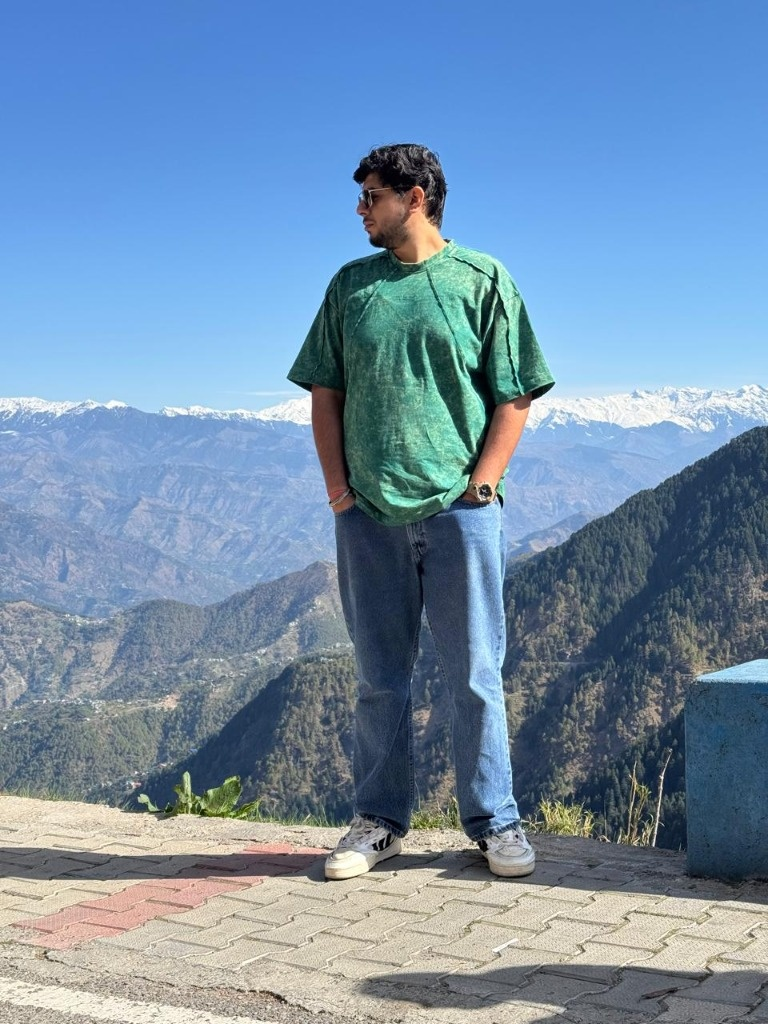
#> input picture extracted_garments/0_original.jpg, 768 x 1024 px
$ python -i pattern.py   (imports and definitions only)
#> lines starting #> are read from the running program, lines starting #| are printed output that depends on the picture
#> further down, picture is the input picture: PIL image 768x1024 RGB; mean R, G, B 115.7, 143.6, 171.1
### F5/colors.py
"""
colors.py for f5

Color utilities and canonical fashion palette definitions.
"""

import numpy as np
from skimage.color import rgb2lab, deltaE_ciede2000

PALETTE = {
    # Neutrals
    "black": "#111111",
    "charcoal": "#333333",
    "grey": "#808080",
    "light grey": "#D3D3D3",
    "silver": "#C0C0C0",
    "white": "#FFFFFF",
    "off-white": "#F8F8F6",
    "cream": "#FFFDD0",
    "ivory": "#FFFFF0",
    "beige": "#F5F5DC",
    "sand": "#C2B280",
    "taupe": "#483C32",
    "camel": "#C19A6B",
    "tan": "#D2B48C",
    "brown": "#8B4513",
    "chocolate": "#3D2314",
    "khaki": "#F0E68C",
    "navy": "#000080",
    "midnight": "#191970",
    "denim": "#2B4C7E",
    "olive": "#556B2F",

    # Greens
    "forest green": "#228B22",
    "sage": "#9CB071",
    "emerald": "#50C878",
    "mint": "#98FF98",
    "pine": "#01796F",

    # Blues
    "royal blue": "#4169E1",
    "sky blue": "#87CEEB",
    "cobalt": "#0047AB",
    "teal": "#008080",
    "cyan": "#00FFFF",

    # Reds & Pinks
    "red": "#FF0000",
    "ruby": "#E0115F",
    "burgundy": "#800020",
    "crimson": "#DC143C",
    "rose": "#FF007F",
    "pink": "#FFC0CB",
    "blush": "#DE5D83",
    "coral": "#FF7F50",

    # Yellows & Oranges
    "yellow": "#FFFF00",
    "mustard": "#FFDB58",
    "gold": "#FFD700",
    "amber": "#FFBF00",
    "orange": "#FFA500",
    "terracotta": "#E2725B",
    "rust": "#B7410E",

    # Purples
    "purple": "#800080",
    "violet": "#7F00FF",
    "plum": "#8E4585",
    "lavender": "#E6E6FA",
    "lilac": "#C8A2C8",
    "magenta": "#FF00FF",
}


def _hex_to_rgb(hex_code: str) -> np.ndarray:
    h = hex_code.lstrip("#")
    if len(h) == 3:
        h = "".join([c * 2 for c in h])
    r, g, b = tuple(int(h[i:i+2], 16) for i in (0, 2, 4))
    return np.array([r, g, b], dtype=np.float32) / 255.0


def _hex_to_lab(hex_code: str) -> np.ndarray:
    rgb = _hex_to_rgb(hex_code)
    lab = rgb2lab(rgb.reshape(1, 1, 3))
    return lab[0, 0]


def get_nearest_color_name(hex_code: str) -> str:
    target_lab = _hex_to_lab(hex_code)
    names = list(PALETTE.keys())
    pal_labs = np.array([_hex_to_lab(v) for v in PALETTE.values()])
    distances = deltaE_ciede2000(pal_labs, np.tile(target_lab.reshape(1, 3), (len(pal_labs), 1)))
    return names[int(np.argmin(distances))]

### F5/pattern.py
"""
pattern.py for f5

Problem 1: Garment color distribution, pattern classification, and pattern scale detection.
"""

import numpy as np
from PIL import Image
from scipy import ndimage
from skimage.color import rgb2lab, deltaE_ciede2000

from colors import PALETTE, _hex_to_lab, get_nearest_color_name, _hex_to_rgb


def _extract_valid_pixels(img: Image.Image, max_dim: int = 400) -> tuple[np.ndarray, np.ndarray, np.ndarray]:
#> called with max_dim = 400
    scale = min(1.0, max_dim / max(img.size))
#> scale = 0.391
    if scale < 1.0:
        new_w, new_h = max(1, int(img.width * scale)), max(1, int(img.height * scale))
#> new_w = 300; new_h = 400
        work = img.resize((new_w, new_h), Image.LANCZOS)
    else:
        work = img

    arr = np.array(work)
    if arr.ndim == 3 and arr.shape[2] == 4:
        alpha = arr[..., 3]
        mask = alpha > 30
        eroded = ndimage.binary_erosion(mask, np.ones((3, 3)))
        if eroded.sum() > 200:
            mask = eroded
        rgb = arr[..., :3]
    else:
        mask = np.ones((arr.shape[0], arr.shape[1]), dtype=bool)
        rgb = arr[..., :3]

    pixels = rgb[mask]
    return pixels, mask, rgb


def _kmeans_colors(pixels: np.ndarray, k: int = 5, iters: int = 15) -> list[tuple[np.ndarray, float]]:
#> called with pixels = array of shape (120000, 3), k = 6, iters = 15
    if len(pixels) == 0:
        return [(_hex_to_rgb("#808080") * 255, 1.0)]

    if len(pixels) > 5000:
        idx = np.random.RandomState(42).choice(len(pixels), 5000, replace=False)
#> idx = 5000 values, max 119976 at index 1957, min 0 at index 2310, mean 59271.4
        sample = pixels[idx].astype(np.float64)
    else:
        sample = pixels.astype(np.float64)

    k = min(k, len(sample))
#> k = 6
    rs = np.random.RandomState(42)
    centres = sample[rs.choice(len(sample), k, replace=False)]
#> centres = [[48, 84, 75], [173, 218, 246], [48, 79, 100], [125, 187, 244], [131, 187, 244], [34, 54, 80]]

    labels = np.zeros(len(sample), dtype=int)
#> labels = 5000 values from 0 to 0
    for _ in range(iters):
        dists = ((sample[:, None, :] - centres[None, :, :]) ** 2).sum(axis=-1)
        labels = dists.argmin(axis=1)
        for j in range(k):
            mask_j = labels == j
            if mask_j.any():
                centres[j] = sample[mask_j].mean(axis=0)
#> after the loop, centres = [[83.94, 95.92, 102.6], [216.3, 206.4, 189.7], [132.7, 148.3, 153.5], [91.26, 147.6, 222.3], [139.6, 187.7, 232.6], [40.07, 58.17, 72.51]]

    counts = np.bincount(labels, minlength=k)
#> counts = [691, 705, 590, 1067, 1148, 799]
    total = float(len(sample))
#> total = 5000
    clusters = []
    for j in range(k):
        if counts[j] > 0:
            clusters.append((centres[j], counts[j] / total))
#> after the loop, clusters = [([83.94, 95.92, 102.6], 0.138), ([216.3, 206.4, 189.7], 0.141), ([132.7, 148.3, 153.5], 0.118), ([91.26, 147.6, 222.3], 0.213), ([139.6, 187.7, 232.6], 0.23), ([40.07, 58.17, 72.51], 0.16)]

    clusters.sort(key=lambda x: -x[1])
    return clusters


def extract_garment_colors(img: Image.Image, max_colors: int = 4, merge_threshold: float = 10.0) -> list[dict]:
    pixels, _, _ = _extract_valid_pixels(img)
    if len(pixels) == 0:
        return [{"hex": "#808080", "name": "grey", "share": 1.0}]

    clusters = _kmeans_colors(pixels, k=6)
#> clusters = [([139.6, 187.7, 232.6], 0.23), ([91.26, 147.6, 222.3], 0.213), ([40.07, 58.17, 72.51], 0.16), ([216.3, 206.4, 189.7], 0.141), ([83.94, 95.92, 102.6], 0.138), ([132.7, 148.3, 153.5], 0.118)]

    entries = []
    for rgb, share in clusters:
        rgb_norm = np.clip(rgb / 255.0, 0, 1)
        lab = rgb2lab(rgb_norm.reshape(1, 1, 3))[0, 0]
        r, g, b = (rgb_norm * 255).astype(int)
        hex_code = f"#{r:02x}{g:02x}{b:02x}"
        entries.append({
            "lab": lab,
            "hex": hex_code,
            "name": get_nearest_color_name(hex_code),
            "share": float(share)
        })
#> this loop made 6 passes
#> (share, rgb_norm, hex_code) on passes 1 to 3: (0.23, [0.548, 0.736, 0.912], '#8bbbe8'), (0.213, [0.358, 0.579, 0.872], '#5b93de'), (0.16, [0.157, 0.228, 0.284], '#283a48')
#> share on passes 4 to 6: 0.141, 0.138, 0.118

    merged = []
    for e in entries:
        for m in merged:
            if deltaE_ciede2000(m["lab"].reshape(1, 3), e["lab"].reshape(1, 3))[0] < merge_threshold:
                tot = m["share"] + e["share"]
                m["lab"] = (m["lab"] * m["share"] + e["lab"] * e["share"]) / tot
                m["share"] = tot
                break
        else:
            merged.append(dict(e))
#> this loop made 6 passes

    merged.sort(key=lambda x: -x["share"])

    tot_share = sum(m["share"] for m in merged)
    results = []
    for m in merged[:max_colors]:
        sh = round(m["share"] / tot_share, 3)
        if sh >= 0.05:
            from skimage.color import lab2rgb
            rgb = np.clip(lab2rgb(m["lab"].reshape(1, 1, 3))[0, 0], 0, 1)
            r, g, b = (rgb * 255).astype(int)
            hex_code = f"#{r:02x}{g:02x}{b:02x}"
            results.append({
                "hex": hex_code,
                "name": get_nearest_color_name(hex_code),
                "share": sh
            })
#> this loop made 4 passes

    if not results:
        results = [entries[0]]

    return results


def detect_pattern(img: Image.Image) -> tuple[str, str]:
    pixels, mask, rgb = _extract_valid_pixels(img, max_dim=300)
#> call 2 of _extract_valid_pixels, with max_dim = 300
#> in _extract_valid_pixels (call 2), `work = img.resize((new_w, new_h), Image.LANCZOS)`:
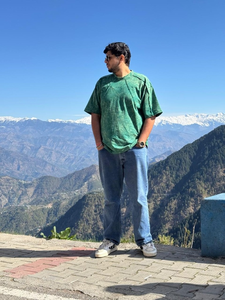
#> work: PIL image 225x300 RGB; mean R, G, B 115.7, 143.6, 171.1
#> mask: shape (300, 225) bool; every value is 1
    if len(pixels) == 0:
        return "solid", "none"

    colors = extract_garment_colors(img, max_colors=4)
#> the loop in extract_garment_colors (call 2), `for rgb, share in clusters:` made 6 passes
#> share on passes 1 to 6: 0.23, 0.213, 0.16, 0.141, 0.138, 0.118
#> the loop in extract_garment_colors (call 2), `for e in entries:` made 6 passes
#> the loop in extract_garment_colors (call 2), `for m in merged[:max_colors]:` made 4 passes
    top_share = colors[0]["share"] if colors else 1.0
    num_distinct_colors = len([c for c in colors if c["share"] > 0.12])

    gray = (0.299 * rgb[..., 0] + 0.587 * rgb[..., 1] + 0.114 * rgb[..., 2]).astype(np.float32)
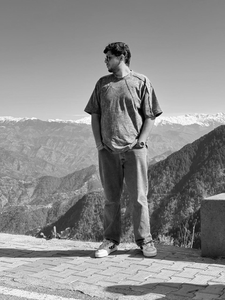
#> gray: shape (300, 225) float32; min 0, max 255, mean 138.4
    gray_pixels = gray[mask]
    std_dev = float(gray_pixels.std())

    if top_share >= 0.85 and std_dev < 18.0:
        return "solid", "none"

    sobel_h = ndimage.sobel(gray, axis=0)
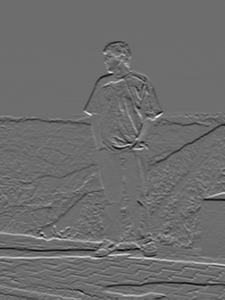
#> sobel_h: shape (300, 225) float32; min -701.9, max 939.7, mean 1.1; drawn with min black and max white
    sobel_v = ndimage.sobel(gray, axis=1)
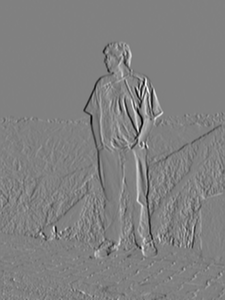
#> sobel_v: shape (300, 225) float32; min -811.3, max 796, mean -1.3; drawn with min black and max white

    mag_h = float(np.abs(sobel_h)[mask].mean())
    mag_v = float(np.abs(sobel_v)[mask].mean())
    ratio = (mag_h + 1e-4) / (mag_v + 1e-4)

    ys, xs = np.where(mask)
    if len(ys) > 500:
        ymin, ymax = max(0, ys.min()), min(gray.shape[0], ys.max())
        xmin, xmax = max(0, xs.min()), min(gray.shape[1], xs.max())
        patch = gray[ymin:ymax, xmin:xmax]
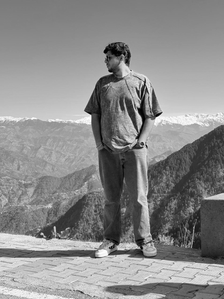
#> patch: shape (299, 224) float32; min 0, max 255, mean 138.4
        min_side = min(patch.shape)
        if min_side > 64:
            c_y, c_x = patch.shape[0] // 2, patch.shape[1] // 2
            sub = patch[c_y - min_side//4 : c_y + min_side//4, c_x - min_side//4 : c_x + min_side//4]
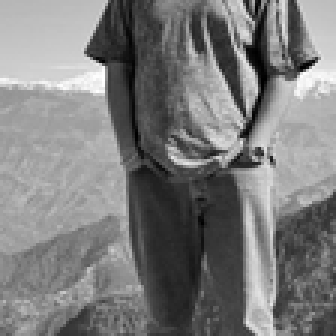
#> sub: shape (112, 112) float32 (shown 3 times larger); min 0, max 255, mean 124.5
            f_transform = np.fft.fft2(sub - sub.mean())
            f_shift = np.fft.fftshift(f_transform)
            magnitude = np.abs(f_shift)
            cy, cx = magnitude.shape[0] // 2, magnitude.shape[1] // 2
            magnitude[cy-2:cy+3, cx-2:cx+3] = 0
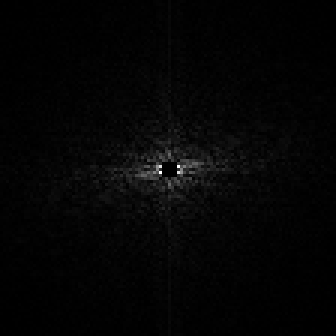
#> magnitude: shape (112, 112) float64 (shown 3 times larger); min 0, max 107628.9, mean 2110.7; drawn with min black and max white
            peak_freq = np.unravel_index(magnitude.argmax(), magnitude.shape)
            peak_dist = np.hypot(peak_freq[0] - cy, peak_freq[1] - cx)
        else:
            peak_dist = 5.0
    else:
        peak_dist = 5.0

    if peak_dist > 18:
        scale = "fine"
    elif peak_dist > 8:
        scale = "medium"
    else:
        scale = "bold"

    if (ratio > 1.85 or ratio < 0.54) and num_distinct_colors >= 2:
        return "striped", scale

    if num_distinct_colors >= 2 and std_dev > 24.0:
        if 0.75 <= ratio <= 1.35 and (mag_h > 15.0 and mag_v > 15.0):
            return "checkered" if num_distinct_colors == 2 else "plaid", scale

    if top_share >= 0.78 and scale == "fine" and std_dev < 28.0:
        return "heather", "fine"

    if num_distinct_colors >= 3:
        return "floral" if std_dev < 45.0 else "graphic", scale

    if num_distinct_colors == 2 and std_dev > 30.0:
        return "polka_dot" if scale in ("fine", "medium") else "graphic", scale

    if top_share >= 0.72:
        return "solid", "none"

    return "graphic", scale


def analyze_garment(img: Image.Image, category: str = "upper", name: str = "Garment", item_id: str | int = 1) -> dict:
    colors = extract_garment_colors(img)
    pattern, scale = detect_pattern(img)

    if img.mode == "RGBA":
        alpha = np.array(img)[..., 3]
        area = int((alpha > 30).sum())
    else:
        area = img.width * img.height

    return {
        "id": item_id,
        "name": name,
        "category": category,
        "area": area,
        "colors": colors,
        "color_hex": colors[0]["hex"] if colors else "#808080",
        "color_name": colors[0]["name"] if colors else "grey",
        "pattern": pattern,
        "scale": scale,
    }

>>> from PIL import Image
>>> picture = Image.open('../extracted_garments/0_original.jpg')
>>> result = analyze_garment(picture)
